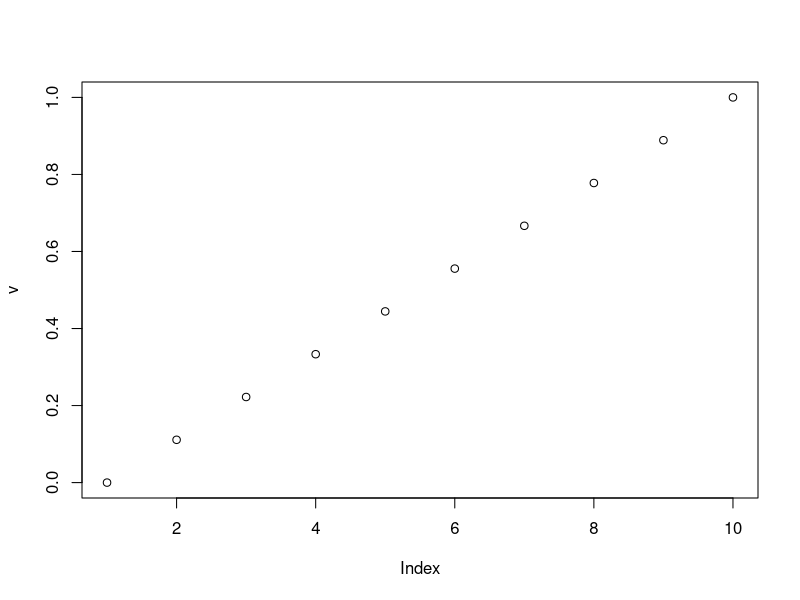
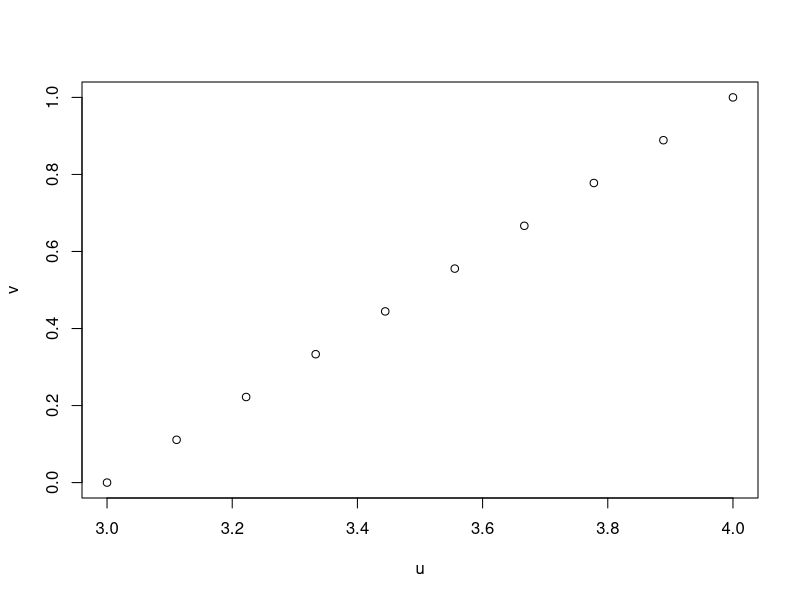
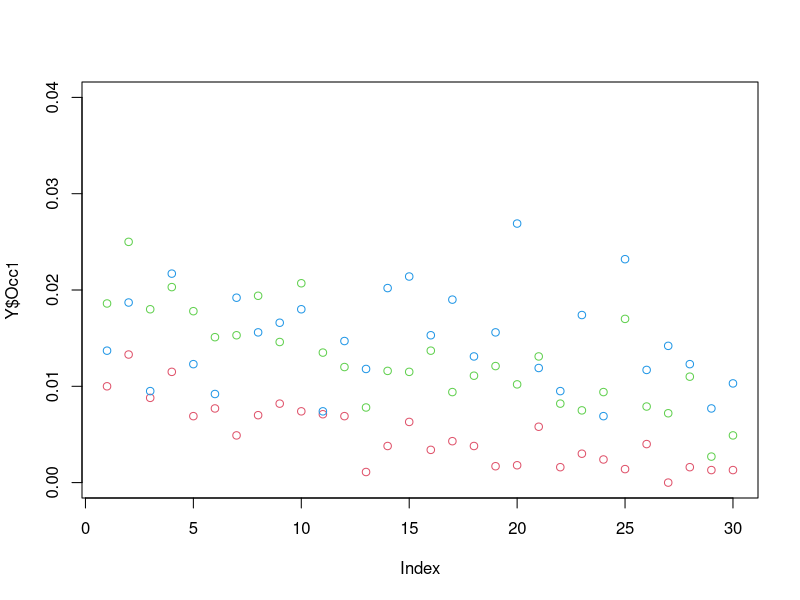
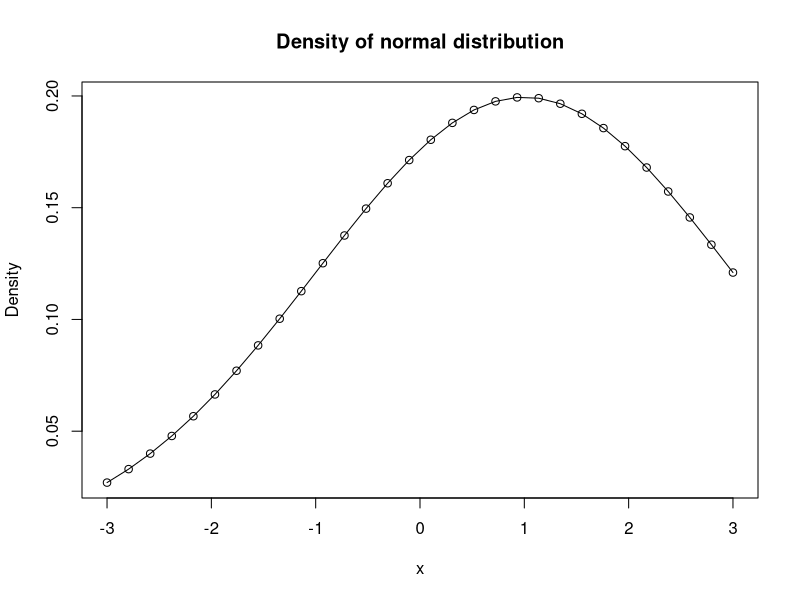
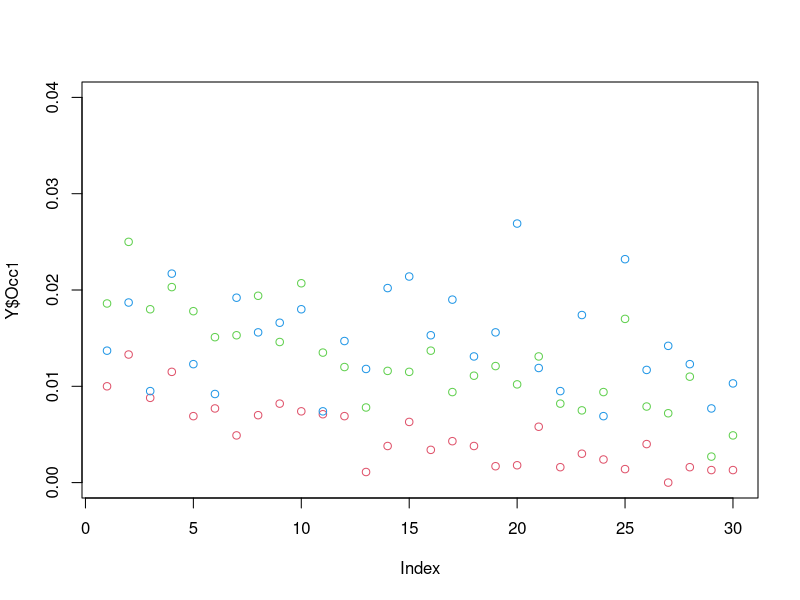
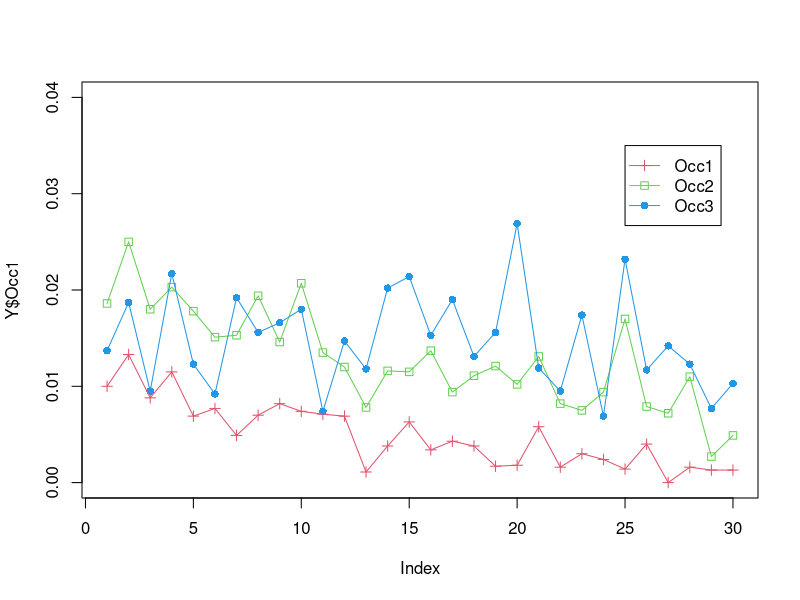

The R script that drew these images, in order: (Note: this script raises an error after producing the figures.)
##########
## Read data
Traffic <- read.table('flow-occ-table.txt', header=T, sep=",")
## Check the column names of the data
colnames(Traffic)
## Set new column names
colnames(Traffic) = c("O1", "F1", "O2", "F2", "O3", "F3")
## Check it again
colnames(Traffic)
## Initialize the new matrix to record the final result
newTraffic <- matrix(0, nrow(Traffic), 2)
## Read the rows one by one
for(i in 1:nrow(Traffic))
{
  ## Extract the i-th row
  traffic.i <- Traffic[i, ]
  ## Find the maximal value of the three
  maxflow <- max( traffic.i[c(2,4,6)] )
  ## Find which is the maximal value of the three
  idx_maxflow <- which.max(traffic.i[c(2,4,6)])
  ## Extract the Occ columns 1, 3, 5
  traffic.i.occ <- traffic.i[c(1,3,5)]
  ## Extract the Occ value correponding to the maximal flow
  maxocc <- as.numeric(traffic.i.occ[idx_maxflow])
  ## Record the resutl
  newTraffic[i,] <- c(maxflow, maxocc)
}
## Convert matrix to data frame
newTraffic <- as.data.frame(newTraffic) ## Difference between matrix and data
##frame? All entries in matrices are of the same type. Data frames let you
##refer to column by names.
## Set column names
colnames(newTraffic) = c("maxflow", "maxocc")
## Write the data frame into a text file
write.table(newTraffic, file="flow-occ-table_clean.txt", sep="\t", col.names=T)
##################
#Initialize the vector to store winnings
niter<-1000
winnings <- NULL
# Game loop
for (i in 1:niter)
{
  #initialize first winning, last flip result, and first flip result
  lastflip <- 0
  x <- (runif(1)<=.5)
  winning <- (x==1)-(x==0)
  while((lastflip!=1)|(x!=1))
  {
    # last flip becomes this flip
    lastflip <- x
    # a new flip
    x <- (runif(1)<.5)
    winning <- winning+(x==1)-(x==0)
  }
  winnings <- c(winnings,winning)
}
mean(winnings)
###############
Y <- read.table('flow-occ-table.txt', sep=",", header=T)
Y <- Y[1:30,]

# only a single input
v <- seq(0, 1, length=10)
plot(v)
# two inputs
v <- seq(0, 1, length=10)
u <- seq(3, 4, length=10)
plot(u,v)

plot(Y$Occ1, col=2, ylim=c(0, .04))
points(Y$Occ2, col=3)
points(Y$Occ3, col=4)

# type this before you make the plot to save it as a pdf
pdf("plot.pdf")
plot(Y$Occ1, col=2, ylim=c(0, .04))
points(Y$Occ2, col=3)
points(Y$Occ3, col=4)
plot(Y$Occ1, col=2, ylim=c(0, .04), pch=3) ## pch=3 makes + signs
points(Y$Occ2, col=3, pch=0) ## pch=0 makes squares
points(Y$Occ3, col=4, pch=16) ## pch=16 makes filled in circles
lines(Y$Occ1, col=2)
lines(Y$Occ2, col=3)
lines(Y$Occ3, col=4)
# The points correspond to "Occ1", "Occ2", and "Occ3"
# The colors we used were 2,3,4
# The plotting characters where 3, 0, 16
legend(25, .035, c("Occ1", "Occ2", "Occ3"), pch=c(3,0,16), col=c(2:4), lty=1)
# type this after youve made the plot
dev.off()

## Define the normal density function
normal_density_function <- function(x, mean, sd) 
{
  d <- 1 / sqrt(2*pi*sd^2) * exp(-(x - mean)^2 / (2*sd^2))
  return(d)	
}

## Generate a grid with 30 points between -3 and 3
x <- seq(-3, 3, length=30)
## Compute the corresponding densities
y1 <- normal_density_function(x=x, mean=1, sd=2)
## Compute the densities from R internal function dnorm()
y2 <- dnorm(x=x, mean=1, sd=2)
## Plot the result of function normal_density_function() with points
plot(x, y1, main='Density of normal distribution', xlab='x', ylab='Density', type='p')
## Plot the result of function normal_density_function() with curve
lines(x, y2, lty=1)

# f to calculate the 3rd smallest entry of a vector x
f <- function(x) sort(x)[3]
# Storage for the function output
OUT <- rep(0, 200)
# Using a loop
for(i in 1:200)
{
  OUT[i] <- f( A[i,] )
}

# Using apply
OUT <- apply(A, 1, f)


#Model a SIRS model
# to estimate the average proportion
p_recover = 0.5;
p_loose_immunity = 0.2;
P_ever = 0
## Initialize the population.
Q = numeric(1000)
Q[1:10] = 1
Q_ever = Q
p_transmit = 0.3

## Figure out which infected people recover and become immune.
infected = which(Q == 1)
for (j in infected) {
  if (runif(1) < p_recover) { Q[j] = 2 }
}
## Figure out which immune people lose their immunity.
immune = which(Q == 2)
for (j in immune) {
  if (runif(1) < p_loose_immunity) { Q[j] = 0 }
}

